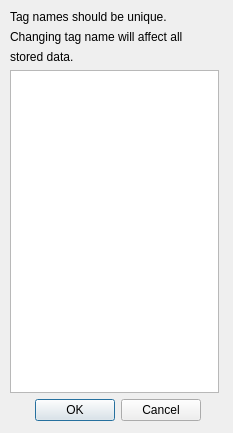
<?xml version="1.0" encoding="UTF-8"?>
<ui version="4.0">
 <class>TagEditorWidget</class>
 <widget class="QWidget" name="TagEditorWidget">
  <property name="geometry">
   <rect>
    <x>0</x>
    <y>0</y>
    <width>233</width>
    <height>433</height>
   </rect>
  </property>
  <property name="sizePolicy">
   <sizepolicy hsizetype="Fixed" vsizetype="Fixed">
    <horstretch>0</horstretch>
    <verstretch>0</verstretch>
   </sizepolicy>
  </property>
  <property name="windowTitle">
   <string>Tag Editor</string>
  </property>
  <widget class="QWidget" name="verticalLayoutWidget">
   <property name="geometry">
    <rect>
     <x>10</x>
     <y>10</y>
     <width>217</width>
     <height>411</height>
    </rect>
   </property>
   <layout class="QVBoxLayout" name="verticalLayout">
    <item>
     <widget class="QLabel" name="label">
      <property name="text">
       <string>Tag names should be unique. </string>
      </property>
     </widget>
    </item>
    <item>
     <widget class="QLabel" name="label_2">
      <property name="text">
       <string>Changing tag name will affect all</string>
      </property>
     </widget>
    </item>
    <item>
     <widget class="QLabel" name="label_3">
      <property name="text">
       <string>stored data.</string>
      </property>
     </widget>
    </item>
    <item>
     <widget class="QListView" name="listViewTags">
      <property name="sizePolicy">
       <sizepolicy hsizetype="Expanding" vsizetype="Expanding">
        <horstretch>0</horstretch>
        <verstretch>0</verstretch>
       </sizepolicy>
      </property>
      <property name="maximumSize">
       <size>
        <width>209</width>
        <height>16777215</height>
       </size>
      </property>
      <property name="contextMenuPolicy">
       <enum>Qt::NoContextMenu</enum>
      </property>
      <property name="sizeAdjustPolicy">
       <enum>QAbstractScrollArea::AdjustToContents</enum>
      </property>
     </widget>
    </item>
    <item alignment="Qt::AlignHCenter">
     <widget class="QDialogButtonBox" name="buttonBoxConfirm">
      <property name="sizePolicy">
       <sizepolicy hsizetype="Fixed" vsizetype="Fixed">
        <horstretch>0</horstretch>
        <verstretch>0</verstretch>
       </sizepolicy>
      </property>
      <property name="standardButtons">
       <set>QDialogButtonBox::Cancel|QDialogButtonBox::Ok</set>
      </property>
     </widget>
    </item>
   </layout>
  </widget>
 </widget>
 <resources/>
 <connections/>
</ui>
